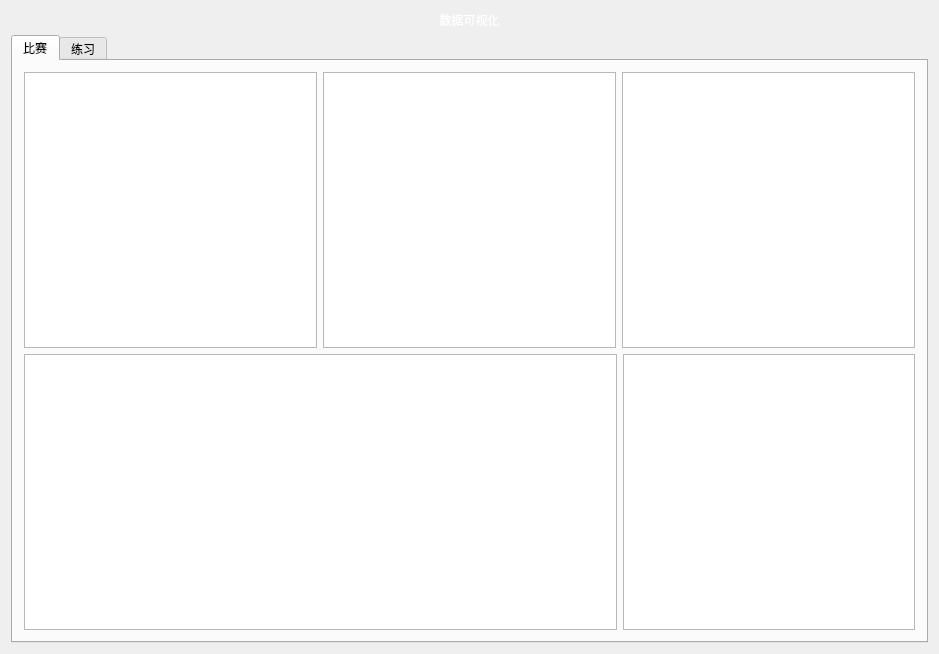
<?xml version="1.0" encoding="UTF-8"?>
<ui version="4.0">
 <class>DataVisualizationClass</class>
 <widget class="QMainWindow" name="DataVisualizationClass">
  <property name="windowModality">
   <enum>Qt::WindowModality::ApplicationModal</enum>
  </property>
  <property name="geometry">
   <rect>
    <x>0</x>
    <y>0</y>
    <width>939</width>
    <height>654</height>
   </rect>
  </property>
  <property name="windowTitle">
   <string>DataVisualization</string>
  </property>
  <widget class="QWidget" name="centralWidget">
   <layout class="QVBoxLayout" name="verticalLayout_2">
    <item>
     <widget class="QWidget" name="titlewidget" native="true">
      <layout class="QHBoxLayout" name="horizontalLayout">
       <property name="leftMargin">
        <number>0</number>
       </property>
       <property name="topMargin">
        <number>0</number>
       </property>
       <property name="rightMargin">
        <number>0</number>
       </property>
       <property name="bottomMargin">
        <number>0</number>
       </property>
       <item>
        <widget class="QLabel" name="label">
         <property name="styleSheet">
          <string notr="true">font: 700 28pt &quot;微软雅黑&quot;;
color: rgb(255, 255, 255);</string>
         </property>
         <property name="text">
          <string>数据可视化</string>
         </property>
         <property name="alignment">
          <set>Qt::AlignmentFlag::AlignCenter</set>
         </property>
        </widget>
       </item>
      </layout>
     </widget>
    </item>
    <item>
     <widget class="QWidget" name="widget_7" native="true">
      <layout class="QHBoxLayout" name="horizontalLayout_8">
       <property name="spacing">
        <number>0</number>
       </property>
       <property name="leftMargin">
        <number>0</number>
       </property>
       <property name="topMargin">
        <number>0</number>
       </property>
       <property name="rightMargin">
        <number>0</number>
       </property>
       <property name="bottomMargin">
        <number>0</number>
       </property>
       <item>
        <widget class="QTabWidget" name="tabWidget">
         <property name="styleSheet">
          <string notr="true">font: 700 12pt &quot;微软雅黑&quot;;
</string>
         </property>
         <property name="tabPosition">
          <enum>QTabWidget::TabPosition::North</enum>
         </property>
         <property name="tabShape">
          <enum>QTabWidget::TabShape::Rounded</enum>
         </property>
         <property name="currentIndex">
          <number>0</number>
         </property>
         <widget class="QWidget" name="tab">
          <attribute name="title">
           <string>比赛</string>
          </attribute>
          <layout class="QHBoxLayout" name="horizontalLayout_4">
           <property name="leftMargin">
            <number>0</number>
           </property>
           <property name="topMargin">
            <number>0</number>
           </property>
           <property name="rightMargin">
            <number>0</number>
           </property>
           <property name="bottomMargin">
            <number>0</number>
           </property>
           <item>
            <widget class="QWidget" name="widget" native="true">
             <layout class="QVBoxLayout" name="verticalLayout">
              <item>
               <widget class="QWidget" name="widget_2" native="true">
                <layout class="QHBoxLayout" name="horizontalLayout_2">
                 <property name="leftMargin">
                  <number>0</number>
                 </property>
                 <property name="topMargin">
                  <number>0</number>
                 </property>
                 <property name="rightMargin">
                  <number>0</number>
                 </property>
                 <property name="bottomMargin">
                  <number>0</number>
                 </property>
                 <item>
                  <widget class="QChartView" name="WPMChartView">
                   <property name="dragMode">
                    <enum>QGraphicsView::DragMode::NoDrag</enum>
                   </property>
                  </widget>
                 </item>
                 <item>
                  <widget class="QChartView" name="accuracyChartView"/>
                 </item>
                 <item>
                  <widget class="QChartView" name="finalScorehartView"/>
                 </item>
                </layout>
               </widget>
              </item>
              <item>
               <widget class="QWidget" name="widget_3" native="true">
                <layout class="QHBoxLayout" name="horizontalLayout_3" stretch="67,33">
                 <property name="leftMargin">
                  <number>0</number>
                 </property>
                 <property name="topMargin">
                  <number>0</number>
                 </property>
                 <property name="rightMargin">
                  <number>0</number>
                 </property>
                 <property name="bottomMargin">
                  <number>0</number>
                 </property>
                 <item>
                  <widget class="QTableView" name="recentComtableView"/>
                 </item>
                 <item>
                  <widget class="QChartView" name="fontChartView"/>
                 </item>
                </layout>
               </widget>
              </item>
             </layout>
            </widget>
           </item>
          </layout>
         </widget>
         <widget class="QWidget" name="tab_2">
          <attribute name="title">
           <string>练习</string>
          </attribute>
          <layout class="QHBoxLayout" name="horizontalLayout_7">
           <item>
            <widget class="QWidget" name="widget_4" native="true">
             <layout class="QVBoxLayout" name="verticalLayout_3">
              <property name="spacing">
               <number>6</number>
              </property>
              <property name="leftMargin">
               <number>0</number>
              </property>
              <property name="topMargin">
               <number>0</number>
              </property>
              <property name="rightMargin">
               <number>0</number>
              </property>
              <property name="bottomMargin">
               <number>0</number>
              </property>
              <item>
               <widget class="QWidget" name="widget_5" native="true">
                <layout class="QHBoxLayout" name="horizontalLayout_5">
                 <property name="leftMargin">
                  <number>0</number>
                 </property>
                 <property name="topMargin">
                  <number>0</number>
                 </property>
                 <property name="rightMargin">
                  <number>0</number>
                 </property>
                 <property name="bottomMargin">
                  <number>0</number>
                 </property>
                 <item>
                  <widget class="QChartView" name="PracticeWPMChartView"/>
                 </item>
                 <item>
                  <widget class="QChartView" name="PraceticeaccuracyChartView"/>
                 </item>
                 <item>
                  <widget class="QChartView" name="PraceticefinalScorehartView"/>
                 </item>
                </layout>
               </widget>
              </item>
              <item>
               <widget class="QWidget" name="widget_6" native="true">
                <layout class="QHBoxLayout" name="horizontalLayout_6" stretch="67,33">
                 <property name="leftMargin">
                  <number>0</number>
                 </property>
                 <property name="topMargin">
                  <number>0</number>
                 </property>
                 <property name="rightMargin">
                  <number>0</number>
                 </property>
                 <property name="bottomMargin">
                  <number>0</number>
                 </property>
                 <item>
                  <widget class="QTableView" name="PracticerecentComtableView"/>
                 </item>
                 <item>
                  <widget class="QChartView" name="PracticefontChartView"/>
                 </item>
                </layout>
               </widget>
              </item>
             </layout>
            </widget>
           </item>
          </layout>
         </widget>
        </widget>
       </item>
      </layout>
     </widget>
    </item>
   </layout>
  </widget>
 </widget>
 <layoutdefault spacing="6" margin="11"/>
 <customwidgets>
  <customwidget>
   <class>QChartView</class>
   <extends>QGraphicsView</extends>
   <header location="global">QtCharts/QChartView</header>
  </customwidget>
 </customwidgets>
 <resources/>
 <connections/>
</ui>
